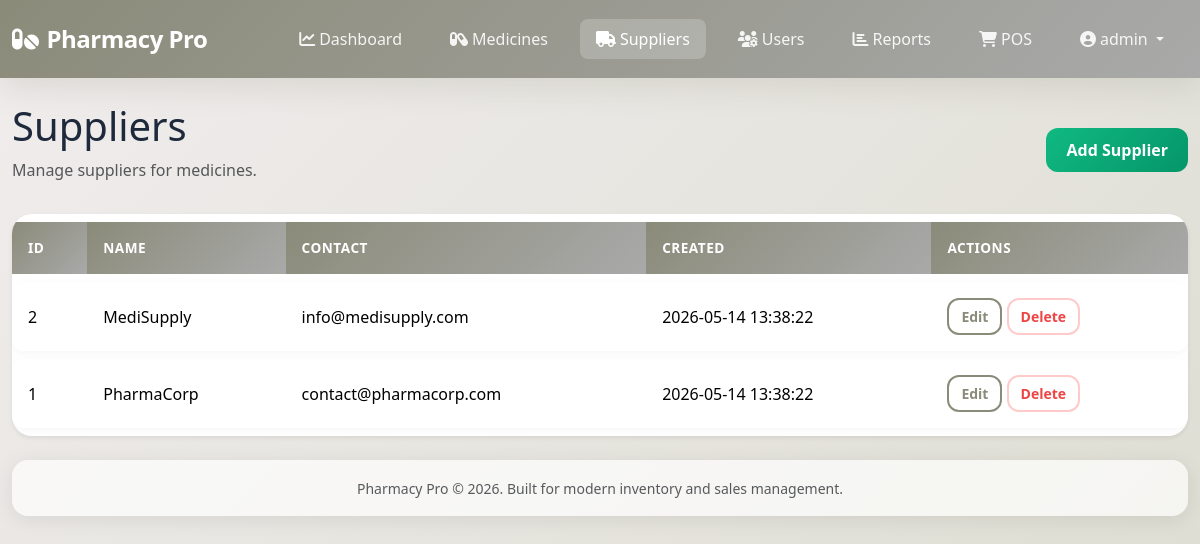
/pages/suppliers.php (signed in), run on the app's committed database.
### tables this page shows
CREATE TABLE IF NOT EXISTS suppliers (
  id INT AUTO_INCREMENT PRIMARY KEY,
  name VARCHAR(255) NOT NULL,
  contact VARCHAR(255) NOT NULL,
  created_at TIMESTAMP DEFAULT CURRENT_TIMESTAMP
);

### includes/functions.php (called while the page is built, shortened)
<?php
require_once __DIR__ . '/../config/config.php';
function fetchAllRows($sql, $params = [])
{
    global $pdo;
    $stmt = $pdo->prepare($sql);
    $stmt->execute($params);
    return $stmt->fetchAll();
}

### pages/suppliers.php (the view, shortened to what this page needs)
<?php
require_once __DIR__ . '/../includes/header.php';
$suppliers = fetchAllRows('SELECT * FROM suppliers ORDER BY name ASC');
?>
<div class="d-flex justify-content-between align-items-center mb-3">
    <div>
        <h1>Suppliers</h1>
        <p class="text-muted">Manage suppliers for medicines.</p>
    </div>
    <a href="<?= BASE_URL ?>/pages/supplier_form.php" class="btn btn-success">Add Supplier</a>
</div>
<div class="card shadow-sm">
    <div class="table-responsive">
        <table class="table table-hover mb-0 align-middle">
            <thead class="table-light">
            <tr>
                <th>ID</th>
                <th>Name</th>
                <th>Contact</th>
                <th>Created</th>
                <th>Actions</th>
            </tr>
            </thead>
            <tbody>
            <?php if (empty($suppliers)): ?>
                <tr><td colspan="5" class="text-center text-muted py-4">No suppliers found.</td></tr>
            <?php else: ?>
                <?php foreach ($suppliers as $supplier): ?>
                    <tr>
                        <td><?= $supplier['id'] ?></td>
                        <td><?= htmlspecialchars($supplier['name']) ?></td>
                        <td><?= htmlspecialchars($supplier['contact']) ?></td>
                        <td><?= htmlspecialchars($supplier['created_at']) ?></td>
                        <td>
                            <a href="<?= BASE_URL ?>/pages/supplier_form.php?id=<?= $supplier['id'] ?>" class="btn btn-sm btn-outline-primary">Edit</a>
                            <a href="<?= BASE_URL ?>/pages/suppliers.php?delete=<?= $supplier['id'] ?>" class="btn btn-sm btn-outline-danger" onclick="return confirm('Delete this supplier?');">Delete</a>
                        </td>
                    </tr>
                <?php endforeach; ?>
            <?php endif; ?>
            </tbody>
        </table>
    </div>
</div>
<?php require_once __DIR__ . '/../includes/footer.php';

### assets/css/style.css (style rules this page uses)
:root { --primary-gradient: linear-gradient(135deg, #8B8B7A 0%, #A9A9A9 100%); --secondary-gradient: linear-gradient(135deg, #95928D 0%, #A19F96 100%); --success-color: #10b981; --warning-color: #f59e0b; --danger-color: #ef4444; --info-color: #3b82f6; --light-bg: #f0eded; --card-shadow: 0 4px 20px rgba(0, 0, 0, 0.08); --transition: all 0.3s cubic-bezier(0.4, 0, 0.2, 1); }
* { box-sizing: border-box; }
html, body { height: 100%; scroll-behavior: smooth; }
body { background: linear-gradient(135deg, #f0eded 0%, #DCDCD0 100%); color: #1e293b; font-family: 'Segoe UI', Tahoma, Geneva, Verdana, sans-serif; min-height: 100vh; display: flex; flex-direction: column; }
.card { border: none; border-radius: 1.25rem; box-shadow: var(--card-shadow); transition: var(--transition); overflow: hidden; }
.btn { border-radius: 0.75rem; font-weight: 600; padding: 0.625rem 1.25rem; transition: var(--transition); border: none; }
.btn-success { background: linear-gradient(135deg, #10b981, #059669); color: white; }
.btn-outline-primary { color: #8B8B7A; border: 2px solid #8B8B7A; }
.btn-outline-danger { color: #ef4444; border: 2px solid #fecaca; }
.btn-sm { padding: 0.375rem 0.75rem; font-size: 0.875rem; }
.table { border-collapse: separate; border-spacing: 0 0.5rem; }
.table thead th { background: linear-gradient(135deg, #8B8B7A 0%, #A9A9A9 100%); color: white; border: none; font-weight: 600; padding: 1rem; text-transform: uppercase; font-size: 0.85rem; letter-spacing: 0.5px; }
.table tbody tr { background: white; border: none; transition: var(--transition); box-shadow: 0 2px 8px rgba(0, 0, 0, 0.04); border-radius: 0.75rem; }
.table td { border: none; padding: 1rem; vertical-align: middle; }
.table td:first-child { border-radius: 0.75rem 0 0 0.75rem; }
.table td:last-child { border-radius: 0 0.75rem 0.75rem 0; }
.table-light { background: none; }
.card, .alert { animation: fadeIn 0.3s ease-in-out; }

### data on the page
suppliers: id "2", name "MediSupply", contact "info@medisupply.com", created_at "2026-05-14 13:38:22"
suppliers: id "1", name "PharmaCorp", contact "contact@pharmacorp.com", created_at "2026-05-14 13:38:22"

### other printed values
$_SESSION['admin_name'] "admin"
